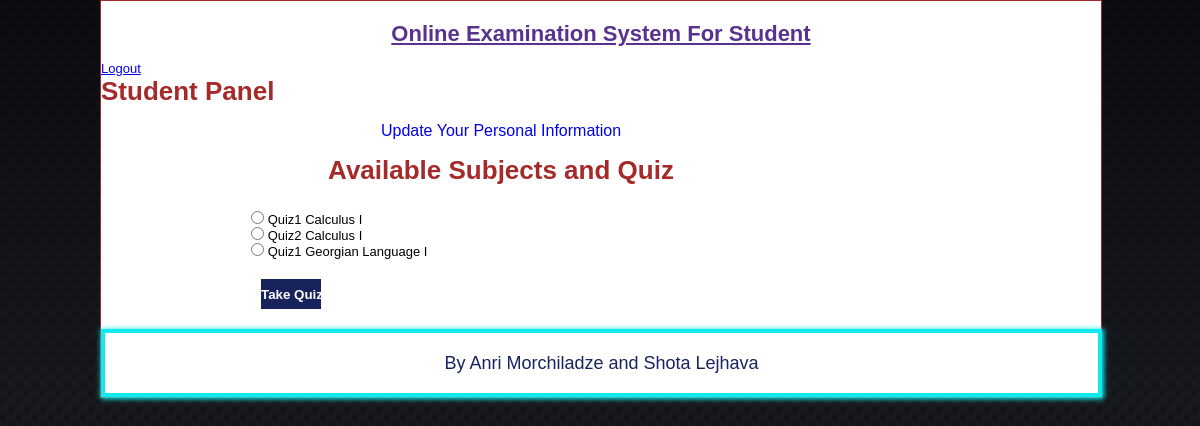
Screenshot of /student/admin.php (signed in) with the database file from the repository.
### tables this page shows
CREATE TABLE IF NOT EXISTS `students` (
  `student_number` int(8) NOT NULL,
  `name` varchar(15) NOT NULL,
  `surname` varchar(20) NOT NULL,
  `date_of_birth` date NOT NULL,
  `mobile` varchar(12) NOT NULL,
  `email` varchar(80) DEFAULT NULL,
  `faculty_id` int(2) NOT NULL,
  `course_id` int(2) NOT NULL,
  `password` varchar(300) NOT NULL DEFAULT '123',
  PRIMARY KEY (`student_number`),
  UNIQUE KEY `in_student_number` (`student_number`),
  KEY `fk_fac_id` (`faculty_id`),
  KEY `fk_crs_id` (`course_id`)
);

CREATE TABLE IF NOT EXISTS `quizs` (
  `quiz_id` int(8) NOT NULL AUTO_INCREMENT,
  `quiz_name` varchar(30) NOT NULL,
  `subject_id` int(3) NOT NULL,
  `faculty_id` int(2) NOT NULL,
  `course_id` int(2) NOT NULL,
  PRIMARY KEY (`quiz_id`),
  UNIQUE KEY `in_quiz_id` (`quiz_id`),
  KEY `fk_std_id_1` (`faculty_id`),
  KEY `fk_subj_id` (`subject_id`),
  KEY `fk_course_id` (`course_id`)
);

CREATE TABLE IF NOT EXISTS `subjects` (
  `subject_id` int(3) NOT NULL AUTO_INCREMENT,
  `subject_name` varchar(50) NOT NULL,
  `credit` int(2) NOT NULL,
  `faculty_id` int(2) NOT NULL,
  `course_id` int(2) NOT NULL,
  `lecturer_number` int(8) NOT NULL,
  PRIMARY KEY (`subject_id`),
  UNIQUE KEY `in_subject_id` (`subject_id`),
  KEY `fk_std_id` (`faculty_id`),
  KEY `fk_course_id_1` (`course_id`),
  KEY `fk_lecturer_number` (`lecturer_number`)
);

### student/admin.php (the view, shortened to what this page needs)
<?php
if (!isset($_SESSION['username']) || (trim($_SESSION['username']) == '')) {
    header("location:index.php");
    exit();
}
else
{
?>
<?php include_once('include/header.php');?>
<body>
<div class="wrapper">
<div class="container">
<?php include_once('include/header1.php');?>
<div class="login">
<a href="logout.php">Logout</a>
<h1 style="color:brown;">Student Panel</h1>
<ul>
<li><a href="update.php" >Update Your Personal Information</a></li>
</ul>
<h1 style="color:brown; text-align: center">Available Subjects and Quiz</h1>
<form name="registrationform" method="post" action="quizs.php">
<?php
$student_number=$_SESSION['student_number'];
$subjects=mysql_query("select * from students s, courses c, faculties f, subjects s1, quizs q
where s.course_id=s1.course_id and s.faculty_id=s1.faculty_id and s.course_id=c.course_id and s.faculty_id=f.faculty_id
and s.student_number=$student_number and q.course_id=s.course_id and q.faculty_id=s.faculty_id and q.subject_id=s1.subject_id");
echo "<br>";
while ($rows=mysql_fetch_array($subjects))
{
   echo '<input type="radio" name="rad1" value="'.$rows['quiz_id'].'">'." ".$rows['quiz_name']." ".$rows['subject_name']."<br>";
}
?>
<div class="button" style="margin-left: 10px">
<input type="submit" name="add" value="Take Quiz"/>
</div>
</form>
</div>
<?php include_once('include/footer.php');?>
</div>
<?php
}
?>
</body>
</html>

### css/style.css (style rules this page uses)
* { margin:0px; padding:0px; }
body { line-height:1.5em; color:#039; background:#ccc; font-family:times new roman; font-size:14px; }
.wrapper { width:1000px; margin:0 auto; }
.container { float:left; width:1000px; height:auto; background:#fff; border:1px solid brown; }
.button { margin-top:20px; margin-left:160px; margin-bottom:20px; }
.button input[type="submit"], input[type="reset"] { width:60px; height:30px; color:#fff; background:#19235B; border:none; font-weight:bold; cursor:pointer; }
.login { float:left; width:800px; height:auto; }
.login form { margin-left:150px; margin-top:10px; margin-bottom:20px; }
.login ul { text-align:center; list-style-type:none; }
.login ul li { padding-top:15px; padding-bottom:15px; }
.login ul li a { text-decoration:none; font-size:16px; }

### css/styles.css (style rules this page uses)
body { color:black; background:url('img/bg.jpg') repeat-x #0c0d10; font:13px "Lucida Sans Unicode",Arial,Helvetica,sans-serif; }

### rows the page displays
students: quizs.quiz_name "Quiz1", subjects.subject_name "Calculus I", quizs.quiz_name "Quiz2", subjects.subject_name "Georgian Language I"
